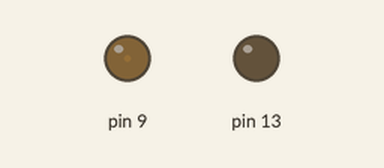
Bench run of a sketch on a simulated Arduino Uno, built with avr-gcc and run on an emulated ATmega328P. Parts: output pins drawn as LEDs (lit = HIGH).

Above: at 0.05 s.
At 1.3 s:
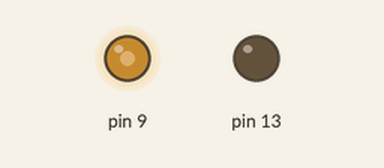
At 2.6 s:
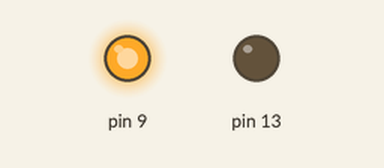
At 5.2 s:
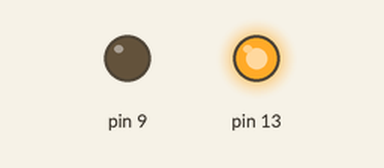
Timing chart, 0 to 6.8 s (numbered marks = the images above):
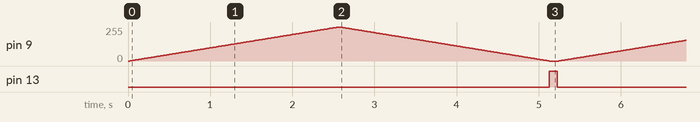

Measured:
- by itself, pin 13: alternates HIGH for 0.10 s and LOW for 5.1 s

The sketch:

main.ino
```cpp
void setup() {
  Serial.begin(9600);
  pinMode(9, OUTPUT);
  pinMode(13, OUTPUT);
  digitalWrite(9, LOW);
  digitalWrite(13, LOW);
}

void loop() {
  for(int i = 0; i <= 255; i++) {
    delay(10);
    analogWrite(9, i);
  }
  for(int i = 255; i >= 0; i--) {
    delay(10);
    analogWrite(9, i);
  }
  digitalWrite(13, HIGH);
  delay(100);
  digitalWrite(13, LOW);
}
```
